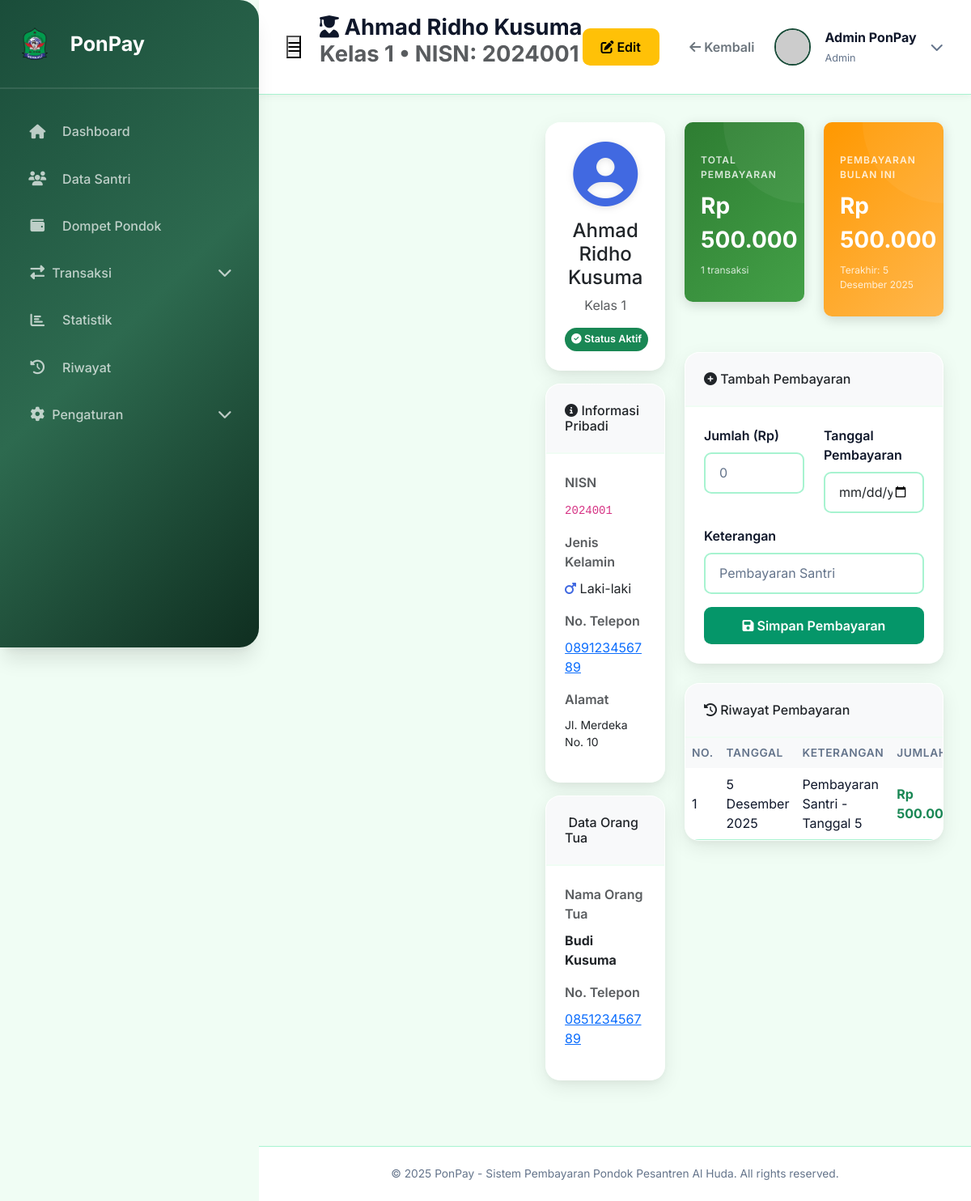
The app's page /students/1, older data.
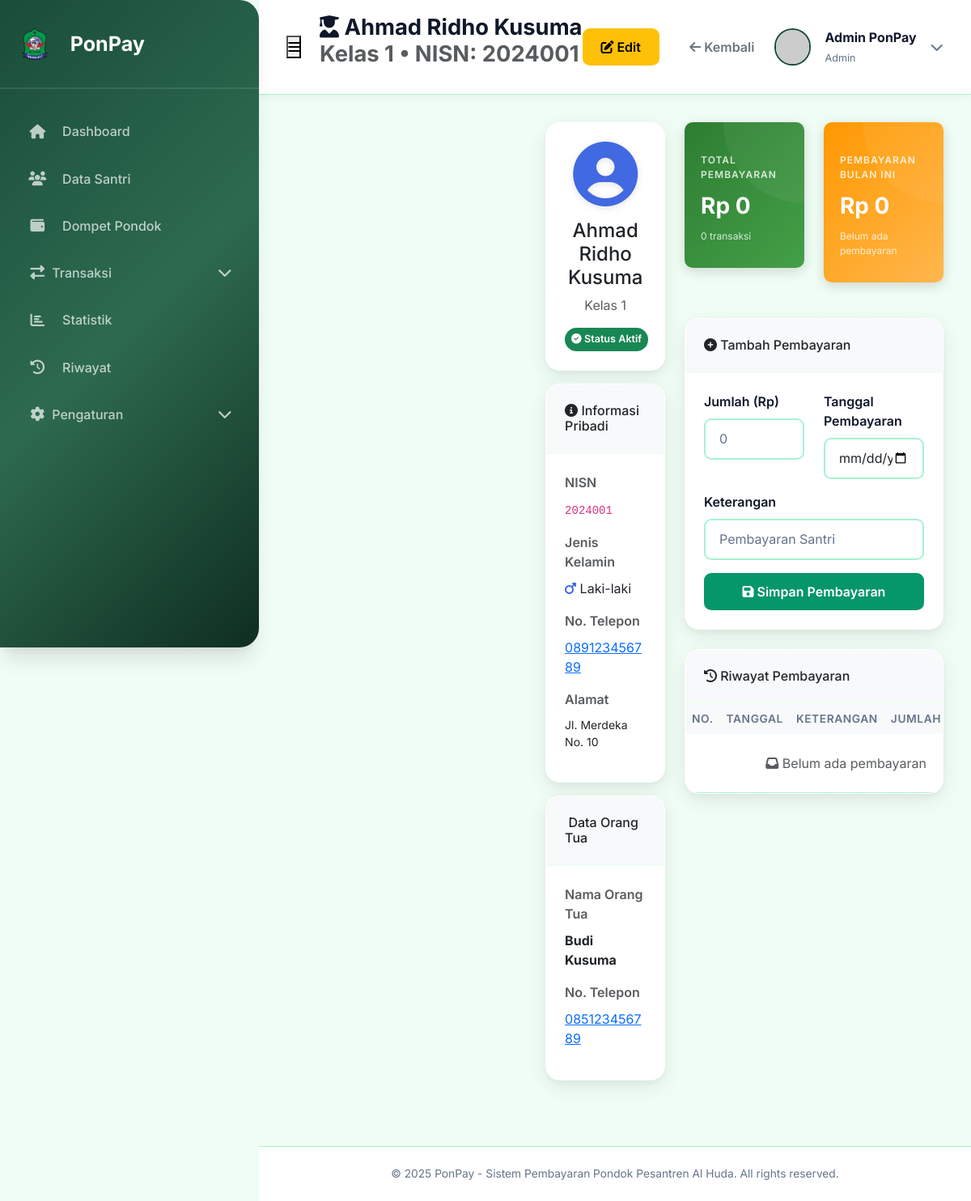
The same page, newer data.
### tables this page shows
CREATE TABLE transactions (
        id INTEGER PRIMARY KEY AUTOINCREMENT,
        user_id INTEGER NOT NULL,
        student_id INTEGER,
        type TEXT NOT NULL,
        category TEXT NOT NULL,
        amount INTEGER NOT NULL,
        description TEXT,
        date DATE NOT NULL,
        created_at TIMESTAMP DEFAULT CURRENT_TIMESTAMP,
        FOREIGN KEY (user_id) REFERENCES users(id),
        FOREIGN KEY (student_id) REFERENCES students(id)
    );

### routes.py (the view)
@students_bp.route('/<int:student_id>')
def detail(student_id):
    student = get_student(student_id)
    if not student:
        return redirect(url_for('students.index'))
    payments = get_student_payments(student_id)
    stats = get_student_payment_stats(student_id)
    return render_template('student_detail.html', student=student, payments=payments, stats=stats)

### app.py (called while the page is built)
@app.template_filter('rupiah')
def rupiah_format(value):
    try:
        value = int(value) if isinstance(value, (int, float)) else int(value)
        return f"Rp {value:,.0f}".replace(',', '.')
    except (ValueError, TypeError):
        return "Rp 0"

@app.template_filter('format_date')
def format_date(date_string):
    months = {
        'January': 'Januari', 'February': 'Februari', 'March': 'Maret',
        'April': 'April', 'May': 'Mei', 'June': 'Juni',
        'July': 'Juli', 'August': 'Agustus', 'September': 'September',
        'October': 'Oktober', 'November': 'November', 'December': 'Desember'
    }
    try:
        if isinstance(date_string, str):
            dt = datetime.strptime(date_string, '%Y-%m-%d')
        else:
            dt = date_string
        day = dt.day
        month_en = dt.strftime('%B')
        year = dt.year
        month_id = months.get(month_en, month_en)
        return f"{day} {month_id} {year}"
    except:
        return str(date_string)

### db.py (called while the page is built)
def get_db():
    if 'db' not in g:
        g.db = sqlite3.connect(current_app.config['DATABASE'])
        g.db.row_factory = sqlite3.Row  # Enable column access by name
    return g.db

### templates/student_detail.html (shortened to what the changed rows need)
{% extends "base.html" %}
{% block page_title %}
<div class="d-flex justify-content-between align-items-center">
    <div>
        <h1 class="page-title"><i class="fas fa-user-graduate"></i> {{ student.name }}</h1>
    </div>
</div>
{% endblock %}
{% block content %}
<div class="main-content">
    <div class="row mb-4">
        <div class="col-md-8">
            <div class="row mb-4">
                <div class="col-md-6">
                    <div class="balance-card" style="background: linear-gradient(135deg, #2E7D32 0%, #43A047 100%);">
                        <div class="balance-label">Total Pembayaran</div>
                        <div class="balance-value">{{ stats.total_payment|rupiah }}</div>
                        <div class="balance-count">{{ stats.payment_count }} transaksi</div>
                    </div>
                </div>
                <div class="col-md-6">
                    <div class="balance-card" style="background: linear-gradient(135deg, #FF9800 0%, #FFB74D 100%);">
                        <div class="balance-label">Pembayaran Bulan Ini</div>
                        <div class="balance-value">{{ stats.month_payment|rupiah }}</div>
                        {% if stats.last_payment %}
                            <div class="balance-count">Terakhir: {{ stats.last_payment.date|format_date }}</div>
                        {% else %}
                            <div class="balance-count">Belum ada pembayaran</div>
                        {% endif %}
                    </div>
                </div>
            </div>
            <div class="card">
                <div class="table-responsive">
                    <table class="table table-hover mb-0">
                        <thead class="table-light">
                            <tr>
                                <th>No.</th>
                                <th>Tanggal</th>
                                <th>Keterangan</th>
                                <th>Jumlah</th>
                            </tr>
                        </thead>
                        <tbody>
                            {% if payments %}
                                {% for payment in payments %}
                                <tr>
                                    <td>{{ loop.index }}</td>
                                    <td>{{ payment.date|format_date }}</td>
                                    <td>{{ payment.description }}</td>
                                    <td>
                                        <strong class="text-success">{{ payment.amount|rupiah }}</strong>
                                    </td>
                                </tr>
                                {% endfor %}
                            {% else %}
                                <tr>
                                    <td colspan="5" class="text-center py-4 text-muted">
                                        <i class="fas fa-inbox"></i> Belum ada pembayaran
                                    </td>
                                </tr>
                            {% endif %}
                        </tbody>
                    </table>
                </div>
            </div>
        </div>
    </div>
</div>
{% endblock %}

Row changes from the older to the newer data that the page shows:
removed transactions: last_payment "5 Desember 2025", date "5 Desember 2025", description "Pembayaran Santri - Tanggal 5", amount|rupiah "Rp…"
Text that changed along with them:
{{ stats.total_payment|rupiah }}: "Rp 500.000" → "Rp 0"
{{ stats.payment_count }}: "1" → "0"
{{ stats.month_payment|rupiah }}: "Rp 500.000" → "Rp 0"
text no longer shown: "Terakhir:"
text now shown: "Belum ada pembayaran Belum ada pembayaran"
